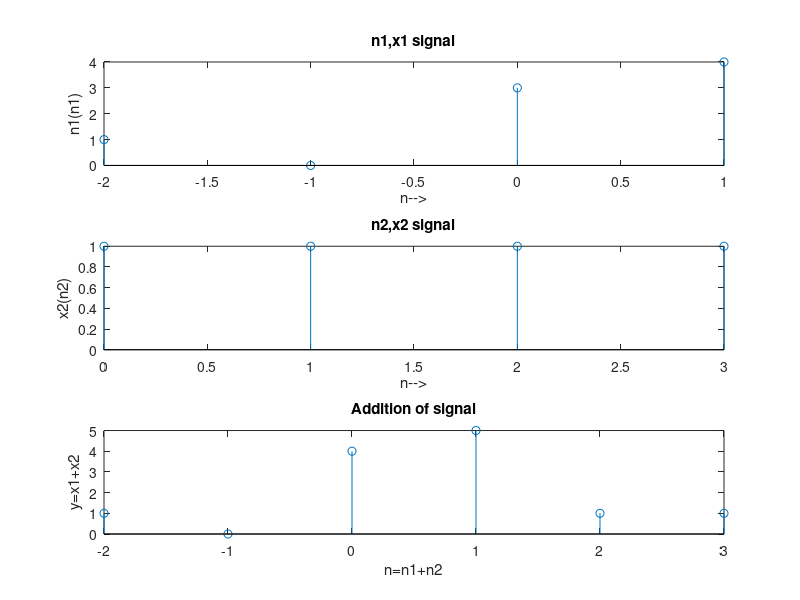

Source code (MATLAB):
clc;
close all;
n1=-2:1;
x1=[1,0,3,4];
subplot(3,1,1);
stem(n1,x1);
title('n1,x1 signal');
xlabel('n-->');
ylabel('n1(n1)');
n2=0:3;
x2=[1,1,1,1];
subplot(3,1,2);
stem(n2,x2);
title('n2,x2 signal');
xlabel('n-->');
ylabel('x2(n2)');

n=min(min(n1),min(n2)):max(max(n1),max(n2));
y1=zeros(1,length(n));
y2=y1;
y1((n>=min(n1))&(n<=max(n1))==1)=x1;
y2((n>=min(n2))&(n<=max(n2))==1)=x2;
y=y1+y2;
subplot(3,1,3);
stem(n,y);
title('Addition of signal');
xlabel('n=n1+n2');
ylabel('y=x1+x2');